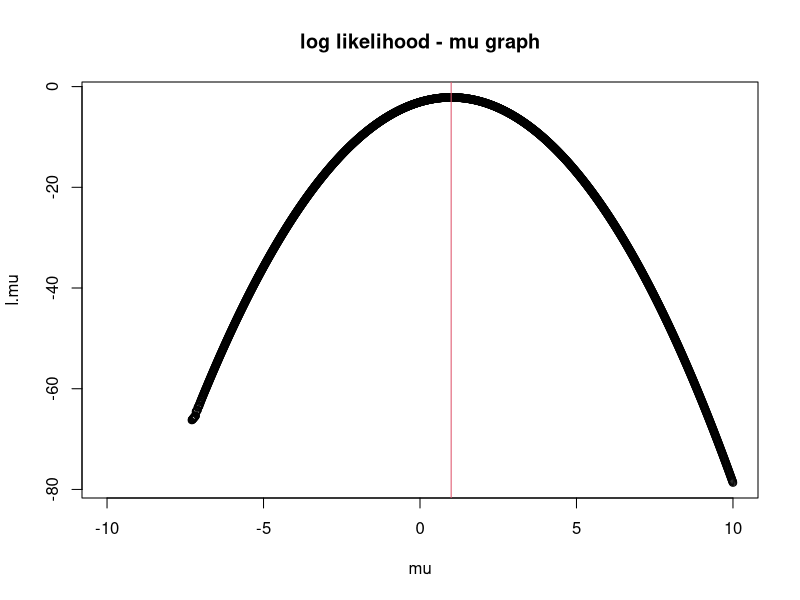
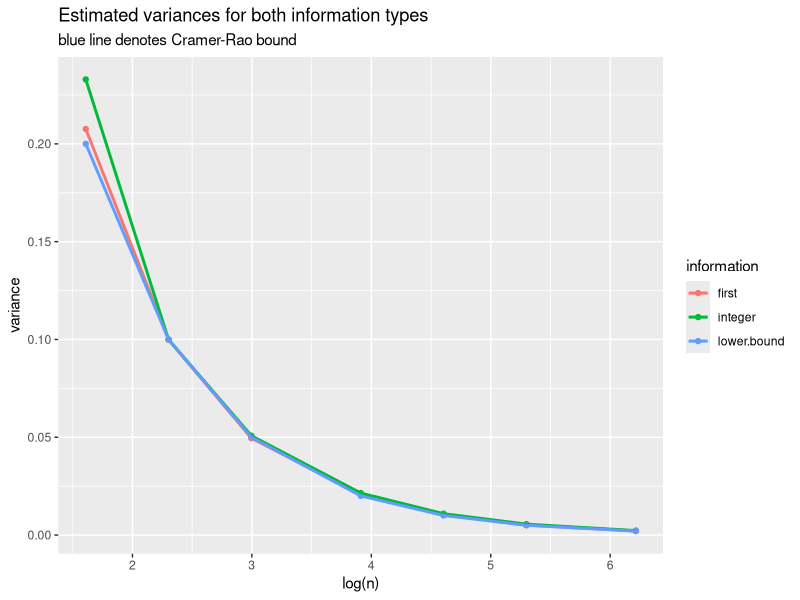
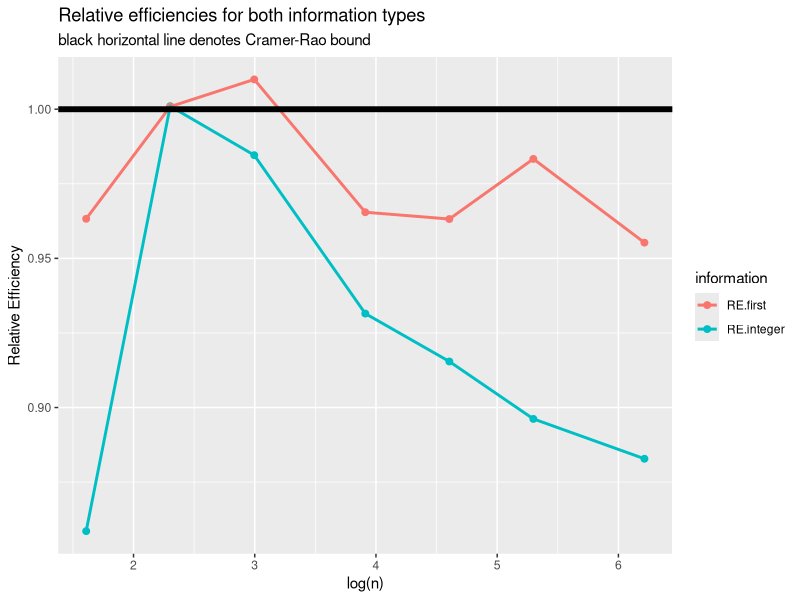

These figures' R source, in order:
## ---- chunk 1
library(purrr)
library(ggplot2)
library(tidyverse)
mu.true = 2.4
## ---- chunk 2
z = floor(rnorm(mu.true, 1))
l.mu.ftn = function(mu, sample){
   return(sum(log(pnorm(z+1-mu)-pnorm(z-mu))))
}
mu = seq(-10, 10, length.out = 2000)
l.mu = map_dbl(mu, function(y){l.mu.ftn(y, z)})
plot(mu, l.mu)
abline(v = mu[which.max(l.mu)], col=2)
title("log likelihood - mu graph")
## ---- chunk 3
mu.NR = function(mu.start, delta, thres, sample, resol){
   n = length(sample)
   mu.now = mu.start
   deriv = 1
   while(deriv*delta > thres){
      deriv = sum(
         (-dnorm(sample+resol-mu.now)+dnorm(sample-mu.now)) / 
            (pnorm(sample+resol-mu.now)-pnorm(sample-mu.now))
      )
      mu.now = mu.now + deriv*delta
   }
   return(mu.now)
}
## ---- chunk 4
M = 1000
n = c(5, 10, 20, 50, 100, 200, 500)
## ---- chunk 5
set.seed(1)
mu.result.int <- map_dbl(n, function(n){
   result <- replicate(M, {
      z = floor(rnorm(n, mu.true, 1))
      mu0 = mean(z) + 0.5
      mu.NR(mu0, 0.01, 1e-10, z, resol = 1)})
   var(result)
})

mu.result.1st <- map_dbl(n, function(n){
   result <- replicate(M, {
      z = floor(10*rnorm(n, mu.true, 1))/10
      mu0 = mean(z) + 0.5
      mu.NR(mu0, 0.01, 1e-10, z, resol = 0.1)})
   var(result)
})
## ---- chunk 6
data.graph = data.frame(cbind(n, 
                              lower.bound = 1/n,
                              integer = mu.result.int, 
                              first = mu.result.1st
                              )) %>%
   pivot_longer(cols = c(integer, first, lower.bound), 
                names_to = "information", 
                values_to = "variance")

ggplot(data.graph) +
   geom_point(aes(x=log(n), y = variance, color = information))+
   geom_line(aes(x=log(n), y = variance, color = information), lwd=1)+
   labs(title = "Estimated variances for both information types",
        subtitle = "blue line denotes Cramer-Rao bound")


data.ratio.graph <- data.frame(cbind(n, 
                 lower.bound = 1/n,
                 RE.integer = 1/n/mu.result.int, 
                 RE.first = 1/n/mu.result.1st
                 )) %>%
   pivot_longer(cols = c(RE.integer, RE.first), 
                names_to = "information", 
                values_to = "Relative Efficiency")

ggplot(data.ratio.graph) +
   geom_point(aes(x=log(n), y = `Relative Efficiency`, color = information), size=2)+
   geom_line(aes(x=log(n), y = `Relative Efficiency`, color = information), lwd=1) +
   geom_abline(intercept = 1, slope = 0, lwd = 2) +
   labs(title = "Relative efficiencies for both information types",
        subtitle = "black horizontal line denotes Cramer-Rao bound")
   
